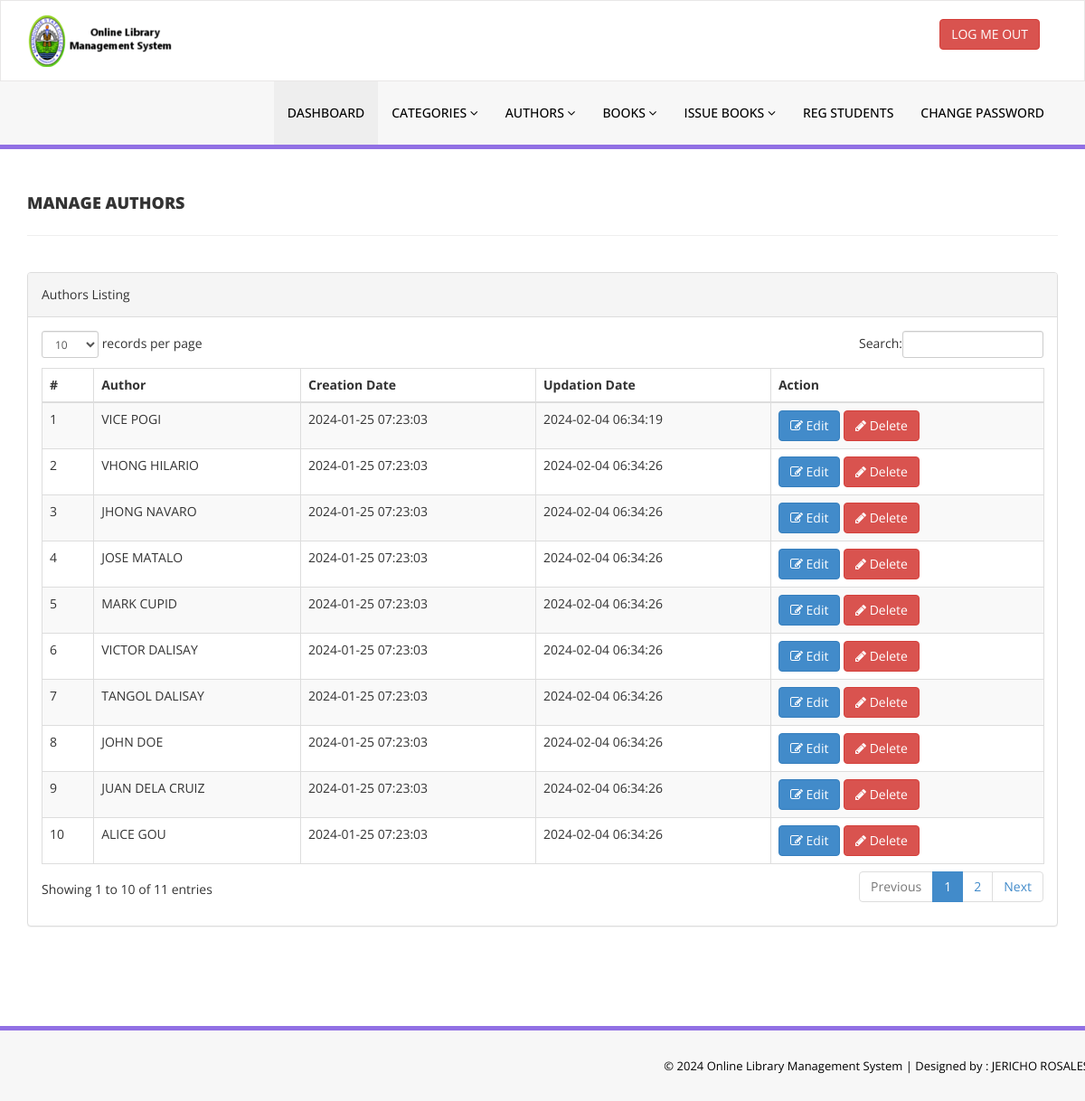
Screenshot of /admin/manage-authors.php (signed in) with the database file from the repository.
### tables this page shows
CREATE TABLE `tblauthors` (
  `id` int(11) NOT NULL,
  `AuthorName` varchar(159) DEFAULT NULL,
  `creationDate` timestamp NULL DEFAULT current_timestamp(),
  `UpdationDate` timestamp NULL DEFAULT NULL ON UPDATE current_timestamp()
);

### admin/manage-authors.php (the view, shortened to what this page needs)
<?php
include('includes/config.php');
if(strlen($_SESSION['alogin'])==0)
    {
header('location:index.php');
}
else{
    ?>
<!DOCTYPE html>
<html xmlns="http://www.w3.org/1999/xhtml">
<head>
    <link href="assets/css/bootstrap.css" rel="stylesheet" />
    <link href="assets/css/font-awesome.css" rel="stylesheet" />
    <link href="assets/js/dataTables/dataTables.bootstrap.css" rel="stylesheet" />
    <link href="assets/css/style.css" rel="stylesheet" />
</head>
<body>
<?php include('includes/header.php');?>
    <div class="content-wrapper">
         <div class="container">
        <div class="row pad-botm">
            <div class="col-md-12">
                <h4 class="header-line">Manage Authors</h4>
    </div>
     <div class="row">
</div>
        </div>
            <div class="row">
                <div class="col-md-12">
                    <div class="panel panel-default">
                        <div class="panel-heading">
                           Authors Listing
                        </div>
                        <div class="panel-body">
                            <div class="table-responsive">
                                <table class="table table-striped table-bordered table-hover" id="dataTables-example">
                                    <thead>
                                        <tr>
                                            <th>#</th>
                                            <th>Author</th>
                                            <th>Creation Date</th>
                                            <th>Updation Date</th>
                                            <th>Action</th>
                                        </tr>
                                    </thead>
                                    <tbody>
<?php $sql = "SELECT * from  tblauthors";
$query = $dbh -> prepare($sql);
$query->execute();
$results=$query->fetchAll(PDO::FETCH_OBJ);
$cnt=1;
if($query->rowCount() > 0)
{
foreach($results as $result)
{               ?>
                                        <tr class="odd gradeX">
                                            <td class="center"><?php echo htmlentities($cnt);?></td>
                                            <td class="center"><?php echo htmlentities($result->AuthorName);?></td>
                                            <td class="center"><?php echo htmlentities($result->creationDate);?></td>
                                            <td class="center"><?php echo htmlentities($result->UpdationDate);?></td>
                                            <td class="center">
                                            <a href="edit-author.php?athrid=<?php echo htmlentities($result->id);?>"><button class="btn btn-primary"><i class="fa fa-edit "></i> Edit</button>
                                          <a href="manage-authors.php?del=<?php echo htmlentities($result->id);?>" onclick="return confirm('Are you sure you want to delete?');"" >  <button class="btn btn-danger"><i class="fa fa-pencil"></i> Delete</button>
                                            </td>
                                        </tr>
 <?php $cnt=$cnt+1;}} ?>
                                    </tbody>
                                </table>
                            </div>
                        </div>
                    </div>
                </div>
            </div>
    </div>
    </div>
  <?php include('includes/footer.php');?>
</body>
</html>
<?php } ?>

### admin/assets/css/style.css (style rules this page uses)
.content-wrapper { margin-top: 40px; min-height:800px; padding-bottom:90px; }
.header-line { font-weight:900; padding-bottom:25px; border-bottom:1px solid #eeeeee; text-transform:uppercase; }
.pad-botm { padding-bottom:30px; }

### rows the page displays
tblauthors: AuthorName "VICE POGI", creationDate "2024-01-25 07:23:03", UpdationDate "2024-02-04 06:34:19"
tblauthors: AuthorName "VHONG HILARIO", creationDate "2024-01-25 07:23:03", UpdationDate "2024-02-04 06:34:26"
tblauthors: AuthorName "JHONG NAVARO", creationDate "2024-01-25 07:23:03", UpdationDate "2024-02-04 06:34:26"
tblauthors: AuthorName "JOSE MATALO", creationDate "2024-01-25 07:23:03", UpdationDate "2024-02-04 06:34:26"
tblauthors: AuthorName "MARK CUPID", creationDate "2024-01-25 07:23:03", UpdationDate "2024-02-04 06:34:26"
tblauthors: AuthorName "VICTOR DALISAY", creationDate "2024-01-25 07:23:03", UpdationDate "2024-02-04 06:34:26"
tblauthors: AuthorName "TANGOL DALISAY", creationDate "2024-01-25 07:23:03", UpdationDate "2024-02-04 06:34:26"
tblauthors: AuthorName "JOHN DOE", creationDate "2024-01-25 07:23:03", UpdationDate "2024-02-04 06:34:26"
tblauthors: AuthorName "JUAN DELA CRUIZ", creationDate "2024-01-25 07:23:03", UpdationDate "2024-02-04 06:34:26"
tblauthors: AuthorName "ALICE GOU", creationDate "2024-01-25 07:23:03", UpdationDate "2024-02-04 06:34:26"
